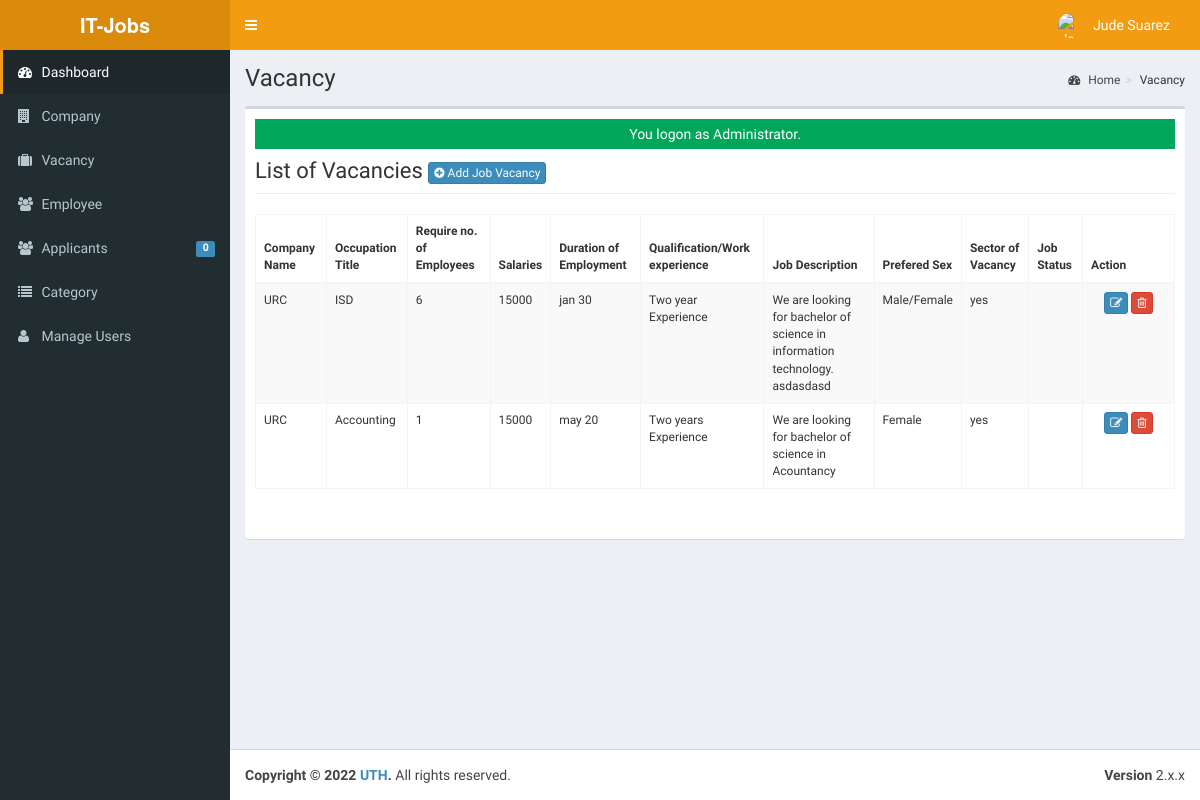
The app's page /admin/vacancy/ (signed in), older data.
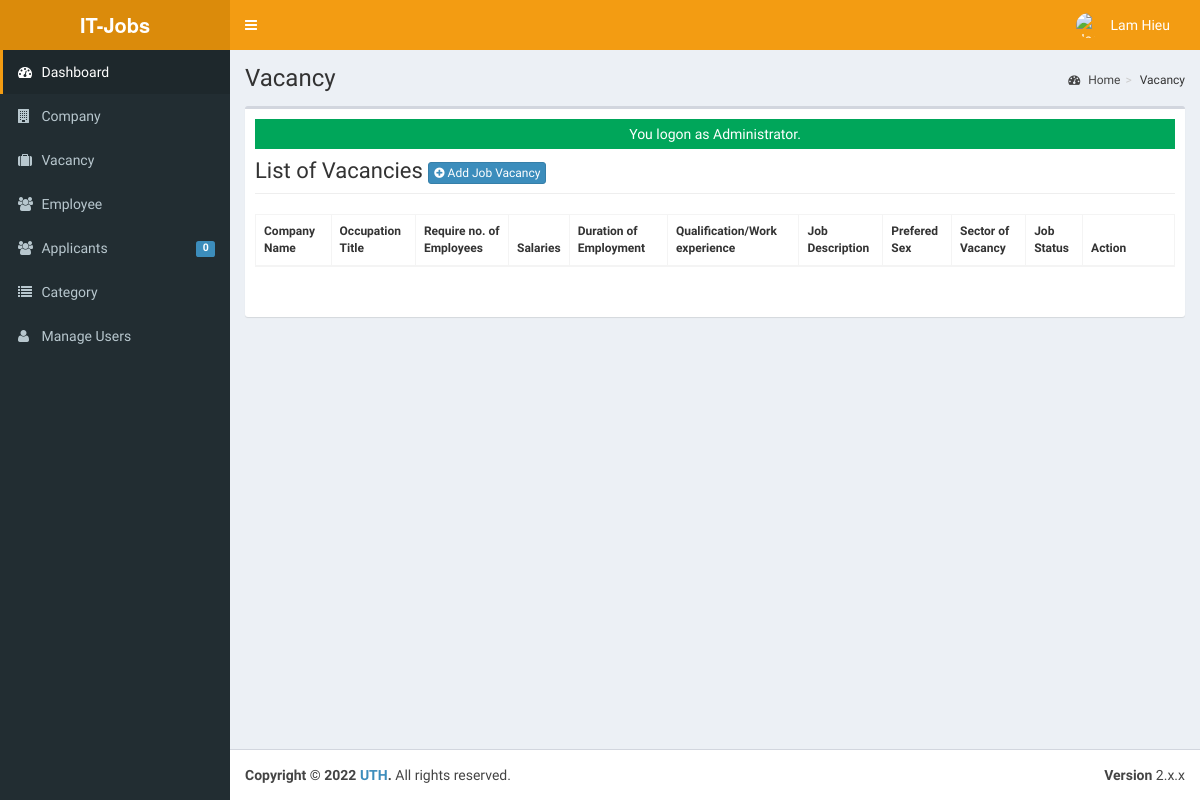
The same page, newer data.
### tables this page shows
CREATE TABLE `tblusers` (
  `USERID` varchar(30) NOT NULL,
  `FULLNAME` varchar(40) NOT NULL,
  `USERNAME` varchar(90) NOT NULL,
  `PASS` varchar(90) NOT NULL,
  `ROLE` varchar(30) NOT NULL,
  `PICLOCATION` varchar(255) NOT NULL
);

CREATE TABLE `tbljob` (
  `JOBID` int(11) NOT NULL,
  `COMPANYID` int(11) NOT NULL,
  `CATEGORY` varchar(90) NOT NULL,
  `OCCUPATIONTITLE` varchar(90) NOT NULL,
  `REQ_NO_EMPLOYEES` int(11) NOT NULL,
  `SALARIES` double NOT NULL,
  `DURATION_EMPLOYEMENT` varchar(90) NOT NULL,
  `QUALIFICATION_WORKEXPERIENCE` text NOT NULL,
  `JOBDESCRIPTION` text NOT NULL,
  `PREFEREDSEX` varchar(30) NOT NULL,
  `SECTOR_VACANCY` text NOT NULL,
  `JOBSTATUS` varchar(90) NOT NULL,
  `DATEPOSTED` datetime NOT NULL
);

CREATE TABLE `tblcompany` (
  `COMPANYID` int(11) NOT NULL,
  `COMPANYNAME` varchar(90) NOT NULL,
  `COMPANYADDRESS` varchar(90) NOT NULL,
  `COMPANYCONTACTNO` varchar(30) NOT NULL,
  `COMPANYSTATUS` varchar(90) NOT NULL,
  `COMPANYMISSION` text NOT NULL
);

### admin/vacancy/index.php (called while the page is built, shortened)
<?php
$title="Vacancy";
require_once ("../theme/templates.php");
?>

### include/database.php (called while the page is built, shortened)
<?php
class Database
{
	var $query = '';
	public $conn;
	public function open_connection()
	{
		try {
			$this->conn = new PDO("mysql:host=" . server . ";dbname=" . database_name . "", user, pass);
			$this->conn->setAttribute(PDO::ATTR_ERRMODE, PDO::ERRMODE_EXCEPTION);
		} catch (PDOException $e) {
			echo "Problem in database connection! Contact administrator!" . $e->getMessage();
		}
	}
	function setQuery($sql = '')
	{
		try {
			$this->sql_string = $sql;
			$this->query = $this->conn->prepare($this->sql_string);
			$this->query->execute();
		} catch (PDOException $e) {
			echo "Failed to get query handle: " . $e->getMessage() . "\n";
			exit;
		}
	}
	function loadResultList()
	{
		$results = $this->query->fetchAll(PDO::FETCH_OBJ);
		return $results;
	}
	function loadSingleResult()
	{
		$results = $this->query->fetch(PDO::FETCH_OBJ);
		return $results;
	}
}
$mydb = new Database();

### include/accounts.php (called while the page is built, shortened)
<?php
require_once(LIB_PATH.DS.'database.php');
class User {
	protected static  $tblname = "tblusers";
	function single_user($id=""){
			global $mydb;
			$mydb->setQuery("SELECT * FROM ".self::$tblname."
				Where USERID= '{$id}' LIMIT 1");
			$cur = $mydb->loadSingleResult();
			return $cur;
	}
}

### admin/vacancy/list.php (the view, shortened to what the changed rows need)
<div class="row">
      	 <div class="col-lg-12">
           <h1 class="page-header">List of Vacancies  <a href="index.php?view=add" class="btn btn-primary btn-xs  ">  <i class="fa fa-plus-circle fw-fa"></i> Add Job Vacancy</a>  </h1>
      		</div>
  		 </div>
 		    <form action="controller.php?action=delete" Method="POST">
		     <div class="table-responsive">
			<table id="dash-table" class="table table-striped table-bordered table-hover"  style="font-size:12px" cellspacing="0">
			  <thead>
			  	<tr>
			  		<th>Company Name</th>
			  		<th>Occupation Title</th>
			  		<th>Require no. of Employees</th>
			  		<th>Salaries</th>
			  		<th>Duration of Employment</th>
			  		<th>Qualification/Work experience</th>
			  		<th>Job Description</th>
			  		<th>Prefered Sex</th>
			  		<th>Sector of Vacancy</th>
			  		<th>Job Status</th>
			  		 <th width="10%" align="center">Action</th>
			  	</tr>
			  </thead>
			  <tbody>
			  	<?php
			  		$mydb->setQuery("SELECT * FROM `tbljob` j, `tblcompany` c WHERE j.COMPANYID=c.COMPANYID");
			  		$cur = $mydb->loadResultList();
					foreach ($cur as $result) {
			  		echo '<tr>';
			  			echo '<td>' . $result->COMPANYNAME.'</td>';
			  			echo '<td>' . $result->OCCUPATIONTITLE.'</td>';
			  			echo '<td>' . $result->REQ_NO_EMPLOYEES.'</td>';
			  			echo '<td>' . $result->SALARIES.'</td>';
			  			echo '<td>' . $result->DURATION_EMPLOYEMENT.'</td>';
			  			echo '<td>' . $result->QUALIFICATION_WORKEXPERIENCE.'</td>';
			  			echo '<td>' . $result->JOBDESCRIPTION.'</td>';
			  			echo '<td>' . $result->PREFEREDSEX.'</td>';
			  			echo '<td>' . $result->SECTOR_VACANCY.'</td>';
			  			echo '<td>' . $result->JOBSTATUS.'</td>';
			  		echo '<td align="center"><a title="Edit" href="index.php?view=edit&id='.$result->JOBID.'" class="btn btn-primary btn-xs  ">  <span class="fa fa-edit fw-fa"></a>
			  		     <a title="Delete" href="controller.php?action=delete&id='.$result->JOBID.'" class="btn btn-danger btn-xs  ">  <span class="fa  fa-trash-o fw-fa "></a></td>';
			  		echo '</tr>';
			  	}
			  	?>
			  </tbody>
			</table>
			</form>

### admin/theme/templates.php (shortened to what the changed rows need)
<!DOCTYPE html>
<html>
<head>
  <link rel="stylesheet" href="<?php echo web_root; ?>bootstrap/css/bootstrap.min.css">
  <link rel="stylesheet" href="<?php echo web_root; ?>plugins/font-awesome/css/font-awesome.min.css">
  <link rel="stylesheet" href="<?php echo web_root; ?>dist/css/AdminLTE.min.css">
  <link rel="stylesheet" href="<?php echo web_root; ?>dist/css/skins/_all-skins.min.css">
  <link rel="stylesheet" href="<?php echo web_root; ?>plugins/iCheck/flat/blue.css">
  <link rel="stylesheet" href="<?php echo web_root; ?>plugins/morris/morris.css">
  <link rel="stylesheet" href="<?php echo web_root; ?>plugins/jvectormap/jquery-jvectormap-1.2.2.css">
  <link href="<?php echo web_root; ?>plugins/datepicker/bootstrap-datetimepicker.min.css" rel="stylesheet" media="screen">
  <link rel="stylesheet" href="<?php echo web_root; ?>plugins/dataTables/jquery.dataTables.min.css">
  <link rel="stylesheet" href="<?php echo web_root; ?>plugins/bootstrap-wysihtml5/bootstrap3-wysihtml5.min.css">
</head>
<body class="hold-transition skin-yellow fixed sidebar-mini">
  <div class="wrapper">
    <header class="main-header">
      <nav class="navbar navbar-static-top" role="navigation">
        <div class="navbar-custom-menu">
          <ul class="nav navbar-nav">
            <?php
            $user = new User();
            $singleuser = $user->single_user($_SESSION['ADMIN_USERID']);
            ?>
            <li class="dropdown user user-menu" style="padding-right: 15px;">
              <a href="#" class="dropdown-toggle" data-toggle="dropdown">
                <img src="../user/jude.jpg" class="user-image" alt="User Image">
                <span class="hidden-xs"><?php echo $singleuser->FULLNAME; ?></span>
              </a>
            </li>
          </ul>
        </div>
      </nav>
    </header>
    <div class="content-wrapper">
      <section class="content-header">
        <h1>
          <?php echo isset($title) ? $title : ''; ?>
        </h1>
      </section>
      <section class="content">
        <div class="row">
          <div class="col-xs-12">
            <div class="box">
              <div class="box-body">
                <?php
                require_once $content;
                ?>
            </div>
          </div>
        </div>
      </section>
    </div>
</body>
</html>

Row changes from the older to the newer data that the page shows:
no longer on this page (row unchanged): tbljob: COMPANYID.COMPANYNAME "URC", OCCUPATIONTITLE "ISD", REQ_NO_EMPLOYEES "6", SALARIES "15000", DURATION_EMPLOYEMENT "jan 30", QUALIFICATION_WORKEXPERIENCE "Two year Experience", JOBDESCRIPTION "We are looking for bachelor of science in information technology. asdasdasd", PREFEREDSEX "Male/Female", SECTOR_VACANCY "yes"
no longer on this page (row unchanged): tbljob: COMPANYID.COMPANYNAME "URC", OCCUPATIONTITLE "Accounting", REQ_NO_EMPLOYEES "1", SALARIES "15000", DURATION_EMPLOYEMENT "may 20", QUALIFICATION_WORKEXPERIENCE "Two years Experience", JOBDESCRIPTION "We are looking for bachelor of science in Acountancy", PREFEREDSEX "Female", SECTOR_VACANCY "yes"
changed tblusers: FULLNAME "Jude Suarez" → "Lam Hieu"
